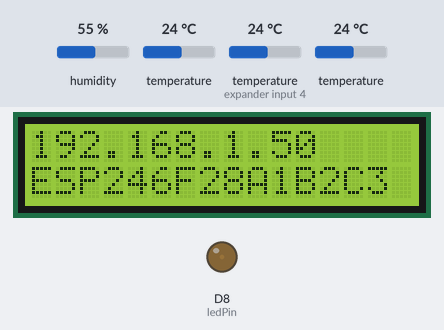
Bench run of a sketch on a simulated ESP8266 (NodeMCU). Parts: 16×2 character LCD, output pins drawn as LEDs (lit = HIGH). The inputs (shaded band) are chosen by the test bench; at power-on: humidity 55 %, temperature 24 °C, temperature (sensor on expander input 4) 24 °C. WiFi joins after 1.5 s; servers stay silent unless stated; what the sketch prints to the serial monitor is not drawn.

Above: at 1.7 s.
At 17.7 s:
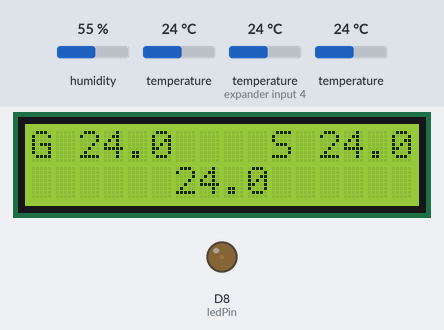

The sketch:

meteostation_narodmon_debug.ino
```cpp
/*
 * 3 датчика 18b20 на порте d3, питаются от 5 вольт
 * датчик hdc1080 на улице, помимо него на d2 висит еще один 18b20 но пока не используется (не знаю как)
 */
#include <LiquidCrystal_I2C.h>  // подключаем библу
#include <ESP8266WiFi.h>
#include <DNSServer.h>
#include <ESP8266WebServer.h>
#include <WiFiManager.h>
#include <ClosedCube_HDC1080.h>
#include <DallasTemperature.h>
#include <OneWire.h>

LiquidCrystal_I2C lcd(0x27, 16, 2);  // адрес, столбцов, строк
ClosedCube_HDC1080 hdc1080;
const int ledPin = D8; // Нога на которой работает шим для подсветки
#define ONE_WIRE_BUS 0 // Пин подключения OneWire шины, 0 (D3)
OneWire oneWire(ONE_WIRE_BUS);
DallasTemperature sensors(&oneWire);
DeviceAddress Thermometer;
DeviceAddress temperatureSensors[3]; // Размер массива определяем исходя из количества установленных датчиков
uint8_t deviceCount = 0;


// переменные для хранения данных с датчиков:
float tempSensor1, tempSensor2, tempSensor3, tempSensor4;
uint8_t sensor1[8] = { 0x28, 0xD6, 0x7D, 0x81, 0xE3, 0xE1, 0x3C, 0x30  };
uint8_t sensor2[8] = { 0x28, 0xD3, 0x25, 0x80, 0xE3, 0xE1, 0x3C, 0xFF  };
uint8_t sensor3[8] = { 0x28, 0xFF, 0x64, 0x1E, 0x26, 0x6C, 0x53, 0x00  };

double temp_hdc1080;
double humd_hdc1080;


#define debug true // вывод отладочных сообщений
#define postingInterval  300000 // интервал между отправками данных в миллисекундах (5 минут)


/**/unsigned long lastConnectionTime = 0;           // время последней передачи данных
/**/String Hostname; //имя железки - выглядит как ESPAABBCCDDEEFF т.е. ESP+mac адрес.


void wifimanstart() { // Волшебная процедура начального подключения к Wifi.
                      // Если не знает к чему подцепить - создает точку доступа ESP8266 и настроечную таблицу http://192.168.4.1
                      // Подробнее: https://github.com/tzapu/WiFiManager
  WiFiManager wifiManager;
  wifiManager.setDebugOutput(debug);
  wifiManager.setMinimumSignalQuality();
  if (!wifiManager.autoConnect("ESP8266")) {
  if (debug) Serial.println("failed to connect and hit timeout");
    delay(3000);
    //reset and try again, or maybe put it to deep sleep
    ESP.reset();
    delay(5000); }
if (debug) Serial.println("connected...");
}


void setup()
{
  analogWrite(ledPin, 7);
  lcd.init();
  lcd.backlight();
  hdc1080.begin(0x40);
  sensors.begin();

  Hostname = "ESP"+WiFi.macAddress();
  Hostname.replace(":","");
  Serial.begin(115200);


  WiFi.hostname(Hostname);
  wifimanstart();
  Serial.println(WiFi.localIP());
  Serial.println(WiFi.macAddress());
  Serial.print("Narodmon ID: ");
  Serial.println(Hostname); // выдаем в компорт мак и айпишник железки, так же выводим на дисплей


  lcd.clear();
  lcd.setCursor(0, 0);
  lcd.print(WiFi.localIP());
  lcd.setCursor(0, 1);
  lcd.print(Hostname);
  lastConnectionTime = millis() - postingInterval + 15000; //первая передача на народный мониторинг через 15 сек.
}

void WriteLcdTemp (void){ // заполнение дисплея. происходит каждые 5 минут после получения данных с датчиков
  lcd.clear();
  lcd.setCursor(0, 0);
  lcd.print("G");
  lcd.setCursor(2, 0);
  lcd.print(tempSensor3,1);

  lcd.setCursor(10,0);
  lcd.print("S");
  lcd.setCursor(12, 0);
  lcd.print(tempSensor1,1);


  lcd.setCursor(6, 1);
  lcd.print(temp_hdc1080,1);

}

bool SendToNarodmon() { // Собственно формирование пакета и отправка.
    WiFiClient client;
    String buf;
    buf = "#" + Hostname + "#ELKINA" + "\r\n"; // заголовок И ИМЯ, которое будет отображаться в народном мониторинге, чтоб не палить мак адрес
    sensors.requestTemperatures();
    tempSensor1 = sensors.getTempC(sensor1);
    tempSensor2 = sensors.getTempC(sensor2);
    tempSensor3 = sensors.getTempC(sensor3);
    temp_hdc1080 = hdc1080.readTemperature();
    humd_hdc1080 = hdc1080.readHumidity();

    buf = buf + "#T1#" + String(tempSensor1) + "\r\n";
    buf = buf + "#T2#" + String(tempSensor2) + "\r\n";
    buf = buf + "#T3#" + String(tempSensor3) + "\r\n";
    buf = buf + "#T4#" + String(temp_hdc1080) + "\r\n";
    buf = buf + "#H1#" + String(humd_hdc1080) + "\r\n";
    buf = buf + "##\r\n"; // закрываем пакет

    if (!client.connect("narodmon.ru", 8283)) { // попытка подключения
      Serial.println("connection failed");
      lcd.clear();
      lcd.print("connect failed");
      return false; // не удалось;
    } else
    {
      WriteLcdTemp();
      client.print(buf); // и отправляем данные
      if (debug) Serial.print(buf);
      while (client.available()) {
        String line = client.readStringUntil('\r'); // если что-то в ответ будет - все в Serial
        Serial.print(line);


        }
    }
      return true; //ушло

  }


void loop()
{

  delay(100);// нужна, беж делея у меня не подключался к вайфаю


  if (millis() - lastConnectionTime > postingInterval) {// ждем 5 минут и отправляем
      if (WiFi.status() == WL_CONNECTED) { // ну конечно если подключены
      if (SendToNarodmon()) {
      lastConnectionTime = millis();
      }else{  lastConnectionTime = millis() - postingInterval + 15000; }//следующая попытка через 15 сек
      }else{  lastConnectionTime = millis() - postingInterval + 15000; Serial.println("Not connected to WiFi"); lcd.clear(); lcd.print("No WiFi");}//следующая попытка через 15 сек
    } yield(); // что за команда - фиг знает, но ESP работает с ней стабильно и не глючит.
}
```

Measured:
- what the display in image 0 shows lasts 16.1 s, from 1.6 s to 17.7 s
